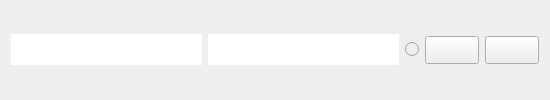
<?xml version="1.0" encoding="UTF-8"?>
<ui version="4.0">
 <class>ListFlashcardsWidget</class>
 <widget class="QWidget" name="ListFlashcardsWidget">
  <property name="sizePolicy">
   <sizepolicy hsizetype="Preferred" vsizetype="Minimum">
    <horstretch>0</horstretch>
    <verstretch>0</verstretch>
   </sizepolicy>
  </property>
  <property name="windowTitle">
   <string>Form</string>
  </property>
  <layout class="QHBoxLayout" name="horizontalLayout">
   <item>
    <widget class="QLineEdit" name="fld_phrase">
     <property name="sizePolicy">
      <sizepolicy hsizetype="Expanding" vsizetype="Fixed">
       <horstretch>0</horstretch>
       <verstretch>0</verstretch>
      </sizepolicy>
     </property>
     <property name="font">
      <font>
       <pointsize>16</pointsize>
      </font>
     </property>
     <property name="maxLength">
      <number>50</number>
     </property>
     <property name="frame">
      <bool>false</bool>
     </property>
     <property name="readOnly">
      <bool>true</bool>
     </property>
    </widget>
   </item>
   <item>
    <widget class="QLineEdit" name="fld_definition">
     <property name="enabled">
      <bool>true</bool>
     </property>
     <property name="sizePolicy">
      <sizepolicy hsizetype="Expanding" vsizetype="Fixed">
       <horstretch>0</horstretch>
       <verstretch>0</verstretch>
      </sizepolicy>
     </property>
     <property name="font">
      <font>
       <pointsize>16</pointsize>
      </font>
     </property>
     <property name="maxLength">
      <number>50</number>
     </property>
     <property name="frame">
      <bool>false</bool>
     </property>
     <property name="readOnly">
      <bool>true</bool>
     </property>
    </widget>
   </item>
   <item>
    <widget class="QRadioButton" name="rbtn_priority">
     <property name="enabled">
      <bool>false</bool>
     </property>
     <property name="sizePolicy">
      <sizepolicy hsizetype="Preferred" vsizetype="Fixed">
       <horstretch>0</horstretch>
       <verstretch>0</verstretch>
      </sizepolicy>
     </property>
     <property name="text">
      <string/>
     </property>
     <property name="checkable">
      <bool>true</bool>
     </property>
     <property name="checked">
      <bool>false</bool>
     </property>
    </widget>
   </item>
   <item>
    <widget class="MyPushButton" name="btn_edit_flashcard">
     <property name="enabled">
      <bool>true</bool>
     </property>
     <property name="sizePolicy">
      <sizepolicy hsizetype="Fixed" vsizetype="Fixed">
       <horstretch>0</horstretch>
       <verstretch>0</verstretch>
      </sizepolicy>
     </property>
     <property name="font">
      <font>
       <pointsize>13</pointsize>
      </font>
     </property>
     <property name="text">
      <string/>
     </property>
     <property name="icon">
      <iconset>
       <normaloff>icons/edit.png</normaloff>
       <normalon>icons/ready.png</normalon>icons/edit.png</iconset>
     </property>
     <property name="checkable">
      <bool>true</bool>
     </property>
    </widget>
   </item>
   <item>
    <widget class="MyPushButton" name="btn_delete_flashcard">
     <property name="enabled">
      <bool>true</bool>
     </property>
     <property name="sizePolicy">
      <sizepolicy hsizetype="Fixed" vsizetype="Fixed">
       <horstretch>0</horstretch>
       <verstretch>0</verstretch>
      </sizepolicy>
     </property>
     <property name="font">
      <font>
       <pointsize>13</pointsize>
      </font>
     </property>
     <property name="text">
      <string/>
     </property>
     <property name="icon">
      <iconset>
       <normaloff>icons/thrash.png</normaloff>icons/thrash.png</iconset>
     </property>
     <property name="checkable">
      <bool>false</bool>
     </property>
    </widget>
   </item>
  </layout>
 </widget>
 <customwidgets>
  <customwidget>
   <class>MyPushButton</class>
   <extends>QPushButton</extends>
   <header>basic_widgets.h</header>
  </customwidget>
 </customwidgets>
 <resources/>
 <connections/>
</ui>
